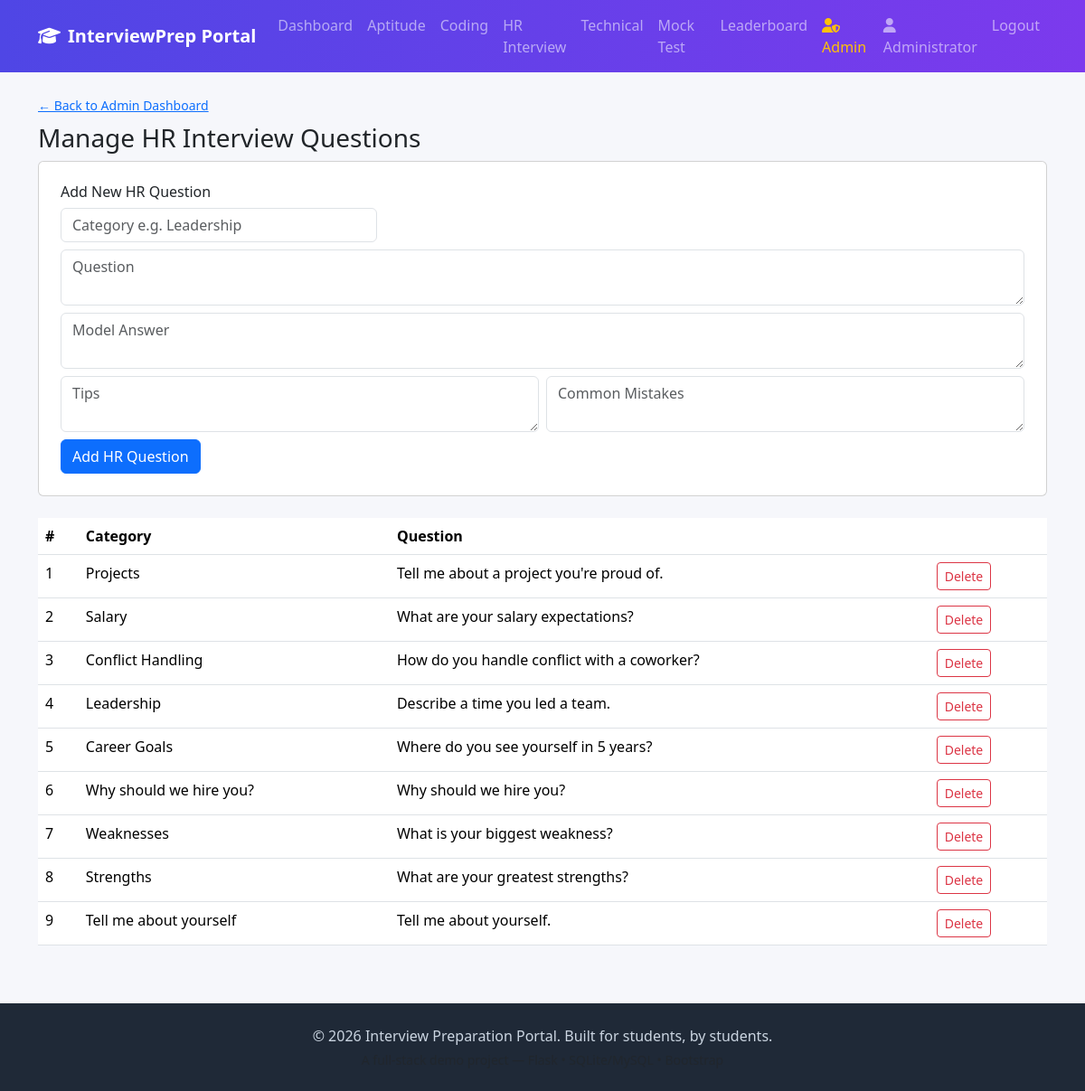
Page /admin/hr-questions (signed in) on the committed database.
### models.py (models this page shows, shortened)
class User(db.Model):
    __tablename__ = "users"
    id = db.Column(db.Integer, primary_key=True)
    name = db.Column(db.String(120), nullable=False)
    email = db.Column(db.String(150), unique=True, nullable=False)
    password_hash = db.Column(db.String(255), nullable=False)
    college = db.Column(db.String(150))
    branch = db.Column(db.String(100))
    year = db.Column(db.String(20))
    profile_photo = db.Column(db.String(255), default="default.png")
    skills = db.Column(db.String(255))
    resume_file = db.Column(db.String(255))
    is_admin = db.Column(db.Boolean, default=False)
    created_at = db.Column(db.DateTime, default=datetime.utcnow)
    mock_tests = db.relationship("MockTest", backref="user", lazy=True)

class InterviewQuestion(db.Model):
    __tablename__ = "interview_questions"
    id = db.Column(db.Integer, primary_key=True)
    category = db.Column(db.String(100))
    question = db.Column(db.Text, nullable=False)
    model_answer = db.Column(db.Text)
    tips = db.Column(db.Text)
    common_mistakes = db.Column(db.Text)

### app.py (the view, shortened to what this page needs)
@app.route("/admin/hr-questions", methods=["GET", "POST"])
@admin_required
def admin_hr_questions():
    questions = InterviewQuestion.query.order_by(InterviewQuestion.id.desc()).all()
    return render_template("admin/hr_questions.html", questions=questions)

### app.py (called while the page is built)
def admin_required(f):
    @wraps(f)
    def wrapper(*args, **kwargs):
        if not session.get("is_admin"):
            flash("Admin access required.", "danger")
            return redirect(url_for("admin_login"))
        return f(*args, **kwargs)
    return wrapper

def current_user():
    uid = session.get("user_id")
    return User.query.get(uid) if uid else None

@app.context_processor
def inject_user():
    return {"current_user": current_user()}

### templates/admin/hr_questions.html (shortened to what this page needs)
{% extends "base.html" %}
{% block content %}
<a href="{{ url_for('admin_dashboard') }}" class="small">&larr; Back to Admin Dashboard</a>
<h3 class="mt-2">Manage HR Interview Questions</h3>
<div class="card p-4 mb-4">
  <h6>Add New HR Question</h6>
  <form method="POST" class="row g-2">
    <div class="col-md-4"><input type="text" name="category" class="form-control" placeholder="Category e.g. Leadership" required></div>
    <div class="col-12"><textarea name="question" class="form-control" placeholder="Question" required></textarea></div>
    <div class="col-12"><textarea name="model_answer" class="form-control" placeholder="Model Answer"></textarea></div>
    <div class="col-md-6"><textarea name="tips" class="form-control" placeholder="Tips"></textarea></div>
    <div class="col-md-6"><textarea name="common_mistakes" class="form-control" placeholder="Common Mistakes"></textarea></div>
    <div class="col-12"><button type="submit" class="btn btn-primary">Add HR Question</button></div>
  </form>
</div>
<div class="table-responsive">
<table class="table table-hover bg-white">
  <thead><tr><th>#</th><th>Category</th><th>Question</th><th></th></tr></thead>
  <tbody>
  {% for q in questions %}
    <tr>
      <td>{{ loop.index }}</td>
      <td>{{ q.category }}</td>
      <td>{{ q.question }}</td>
      <td><a href="{{ url_for('admin_delete_hr_question', qid=q.id) }}" class="btn btn-sm btn-outline-danger" onclick="return confirm('Delete this question?')">Delete</a></td>
    </tr>
  {% else %}
    <tr><td colspan="4" class="text-center text-muted">No HR questions added yet.</td></tr>
  {% endfor %}
  </tbody>
</table>
</div>
{% endblock %}

### templates/base.html (shortened to what this page needs)
<!DOCTYPE html>
<html lang="en">
<head>
<link href="https://cdn.jsdelivr.net/npm/bootstrap@5.3.3/dist/css/bootstrap.min.css" rel="stylesheet">
<link href="https://cdnjs.cloudflare.com/ajax/libs/font-awesome/6.5.2/css/all.min.css" rel="stylesheet">
<link href="{{ url_for('static', filename='css/style.css') }}" rel="stylesheet">
</head>
<body>
<nav class="navbar navbar-expand-lg navbar-dark app-navbar sticky-top">
  <div class="container">
    <a class="navbar-brand fw-bold" href="{{ url_for('index') }}">
      <i class="fa-solid fa-graduation-cap me-2"></i>InterviewPrep Portal
    </a>
    <div class="collapse navbar-collapse" id="navMenu">
      {% if current_user %}
      <ul class="navbar-nav me-auto mb-2 mb-lg-0">
        <li class="nav-item"><a class="nav-link" href="{{ url_for('dashboard') }}">Dashboard</a></li>
        <li class="nav-item"><a class="nav-link" href="{{ url_for('aptitude') }}">Aptitude</a></li>
        <li class="nav-item"><a class="nav-link" href="{{ url_for('coding') }}">Coding</a></li>
        <li class="nav-item"><a class="nav-link" href="{{ url_for('hr') }}">HR Interview</a></li>
        <li class="nav-item"><a class="nav-link" href="{{ url_for('technical') }}">Technical</a></li>
        <li class="nav-item"><a class="nav-link" href="{{ url_for('mock_test_intro') }}">Mock Test</a></li>
        <li class="nav-item"><a class="nav-link" href="{{ url_for('leaderboard') }}">Leaderboard</a></li>
        {% if session.get('is_admin') %}
        <li class="nav-item"><a class="nav-link text-warning" href="{{ url_for('admin_dashboard') }}"><i class="fa-solid fa-user-shield"></i> Admin</a></li>
        {% endif %}
      </ul>
      <ul class="navbar-nav">
        <li class="nav-item"><a class="nav-link" href="{{ url_for('profile') }}"><i class="fa-solid fa-user me-1"></i>{{ current_user.name }}</a></li>
        <li class="nav-item"><a class="nav-link" href="{{ url_for('logout') }}">Logout</a></li>
      </ul>
      {% endif %}
    </div>
  </div>
</nav>
<main class="container my-4">
  {% block content %}{% endblock %}
</main>
<footer class="app-footer text-center py-4 mt-5">
  <div class="container">
    <p class="mb-1">&copy; 2026 Interview Preparation Portal. Built for students, by students.</p>
    <p class="small text-muted mb-0">A full-stack demo project — Flask &bull; SQLite/MySQL &bull; Bootstrap</p>
  </div>
</footer>
</body>
</html>

### static/css/style.css (style rules this page uses)
:root { --brand-1: #4f46e5; --brand-2: #7c3aed; --brand-accent: #f59e0b; --bg-soft: #f6f7fb; }
body { background: var(--bg-soft); font-family: 'Segoe UI', Roboto, Arial, sans-serif; }
.app-navbar { background: linear-gradient(90deg, var(--brand-1), var(--brand-2)); }
.app-footer { background: #1f2937; color: #cbd5e1; }

### rows in the picture
User: name "Administrator"
InterviewQuestion: category "Projects", question "Tell me about a project you're proud of."
InterviewQuestion: category "Salary", question "What are your salary expectations?"
InterviewQuestion: category "Conflict Handling", question "How do you handle conflict with a coworker?"
InterviewQuestion: category "Leadership", question "Describe a time you led a team."
InterviewQuestion: category "Career Goals", question "Where do you see yourself in 5 years?"
InterviewQuestion: category "Why should we hire you?", question "Why should we hire you?"
InterviewQuestion: category "Weaknesses", question "What is your biggest weakness?"
InterviewQuestion: category "Strengths", question "What are your greatest strengths?"
InterviewQuestion: category "Tell me about yourself", question "Tell me about yourself."
